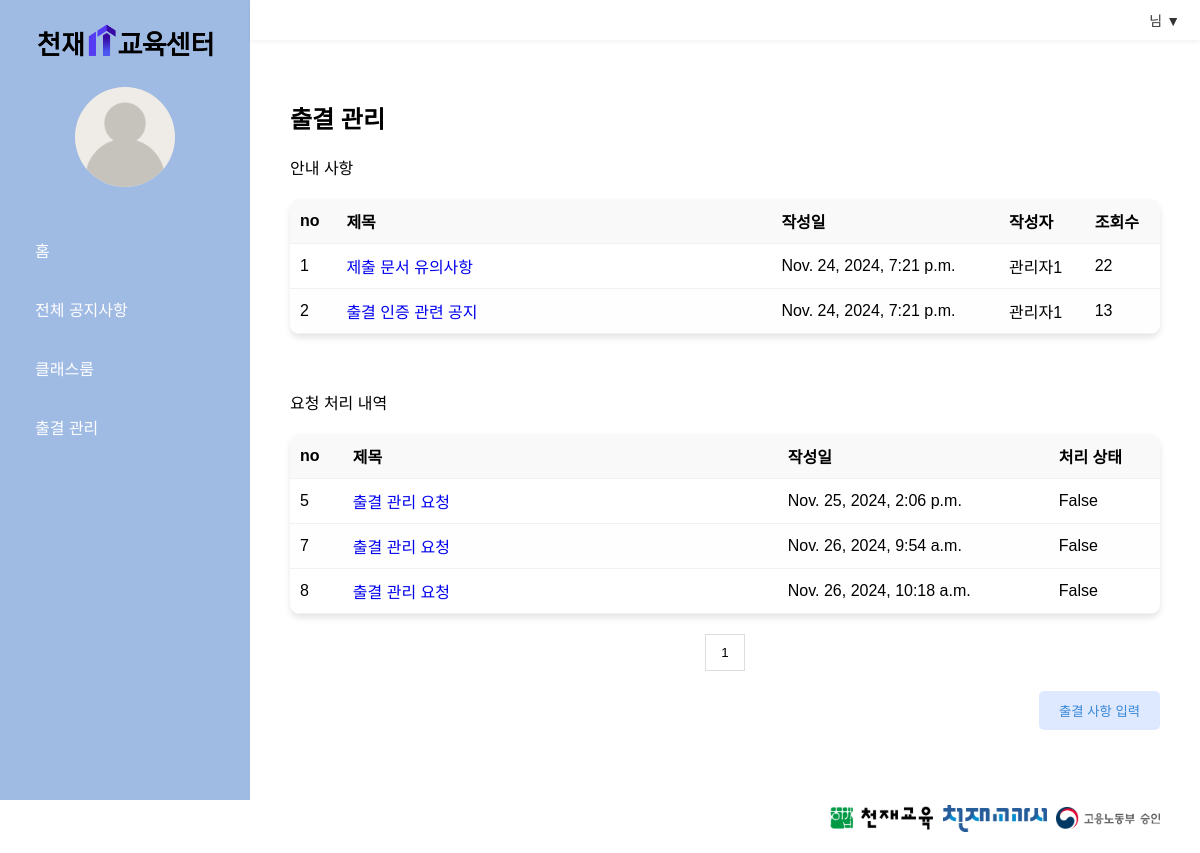
The page /attendance/ on the database its author committed.
### managementapp/models.py (models this page shows, shortened)
class AttendanceNotice(models.Model):
    title = models.TextField(max_length=300)
    writer = models.CharField(max_length=200)
    content = models.TextField()
    rdate = models.DateTimeField()
    udate = models.DateTimeField()
    view_count = models.IntegerField()

class AttendanceRequest(models.Model):
    title = models.TextField(max_length=300)
    writer = models.CharField(max_length=200)
    request_date = models.DateTimeField()
    request_type = models.CharField(max_length=30)
    content = models.TextField()
    files = models.FileField(upload_to='attendance/')
    rdate = models.DateTimeField()
    approval = models.BooleanField(default=False)

### managementapp/views.py (the view)
# urls.py: path('attendance/',views.attendance, name='attendance'),
def attendance(request):
    template = loader.get_template('attendance/attendance.html')
    notices = AttendanceNotice.objects.all()
    requests = AttendanceRequest.objects.all()
    context = {
        'notices' : notices,
        'requests' : requests
    }
    return HttpResponse(template.render(context,request))

### managementapp/templates/attendance/attendance.html
{% extends 'base.html' %}
{% load static %}
{% block content %}
<link rel="stylesheet" href="{% static 'css/list.css' %}">
<div class="content">
  <h2>출결 관리</h2>
  <p class='h'>안내 사항</p>
  <div class="notice-table">
    <table>
      <thead>
        <tr>
          <th>no</th>
          <th class="title-column">제목</th>
          <th>작성일</th>
          <th>작성자</th>
          <th>조회수</th>
        </tr>
      </thead>
      <tbody>
        {% for notice in notices %}
        <tr>
          <td>{{notice.id}}</td>
          <td ><a href="../attendance/notice_content/{{notice.id}}" style="text-decoration:none">{{notice.title}}</a></td>
          <td>{{notice.rdate}}</td>
          <td>{{notice.writer}}</td>
          <td>{{notice.view_count}}</td>
        </tr>
        {% endfor %}
      </tbody>
    </table>
  </div>
</div>
<div class="content">
    <p>요청 처리 내역</p>
    <div class="notice-table">
      <table>
        <thead>
          <tr>
            <th>no</th>
            <th class="title-column">제목</th>
            <th>작성일</th>
            <th>처리 상태</th>
          </tr>
        </thead>
        <tbody>
          {% for request in requests%}
          <tr>
            <td>{{request.id}}</td>
            <td><a  href="../attendance/requestdetails/{{request.id}}" style="text-decoration:none">{{request.title}}</a></td>
            <td>{{request.rdate}}</td>
            <td>{{request.approval}}</td>
          </tr>
          {% endfor %}
        </tbody>
      </table>
    </div>
    <div class="pagination">
        <button type="button">1</button>
    </div>
    <div class="button-container">
        <button class='buttons' type="button" onclick="location.href='write'">출결 사항 입력</button>
    </div>
{% endblock %}

### managementapp/static/css/base.css (style rules this page uses)
body { margin: 0; font-family: Arial, sans-serif; background-color: #fff; display: flex; flex-direction: column; }

### managementapp/static/css/list.css (style rules this page uses)
.content { padding: 20px; }
.notice-table { margin-top: 20px; border-radius: 10px; overflow: hidden; box-shadow: 0 4px 6px rgba(0, 0, 0, 0.1); }
table { width: 100%; border-collapse: collapse; }
th, td { text-align: left; padding: 10px; border-bottom: 1px solid #f1f1f1; }
th { background-color: #f9f9f9; }
tbody tr:nth-child(even) { background-color: #fefefe; }
.title-column { width: 50%; }
.pagination { margin: 20px 0; display: flex; justify-content: center; }
.pagination button { padding: 10px 15px; border: 1px solid #ddd; background-color: white; cursor: pointer; }
.button-container { margin-top: 20px; text-align: right; justify-content: flex-end; }
.buttons { display: inline-block; background-color: #DEE8FF; color: #3788D8; padding: 10px 20px; border: none; border-radius: 5px; cursor: pointer; }

### rows shown on the page
AttendanceNotice: id "1", title "제출 문서 유의사항", rdate "Nov. 24, 2024, 7:21 p.m.", writer "관리자1", view_count "22"
AttendanceNotice: id "2", title "출결 인증 관련 공지", rdate "Nov. 24, 2024, 7:21 p.m.", writer "관리자1", view_count "13"
AttendanceRequest: id "5", title "출결 관리 요청", rdate "Nov. 25, 2024, 2:06 p.m.", approval "False"
AttendanceRequest: id "7", title "출결 관리 요청", rdate "Nov. 26, 2024, 9:54 a.m.", approval "False"
AttendanceRequest: id "8", title "출결 관리 요청", rdate "Nov. 26, 2024, 10:18 a.m.", approval "False"
